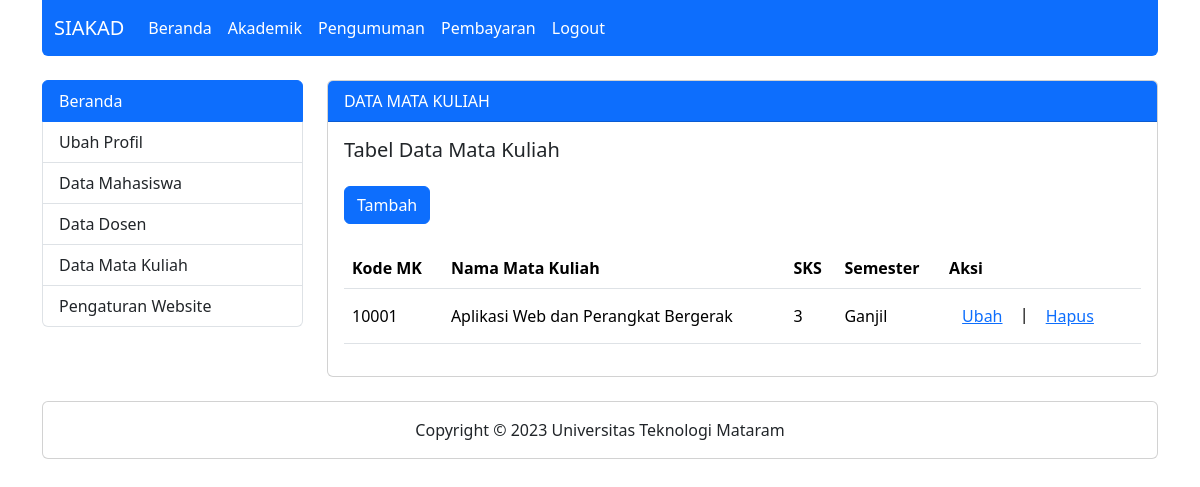
The page /beranda.php?page=mkdata (signed in) on the database as committed earlier.
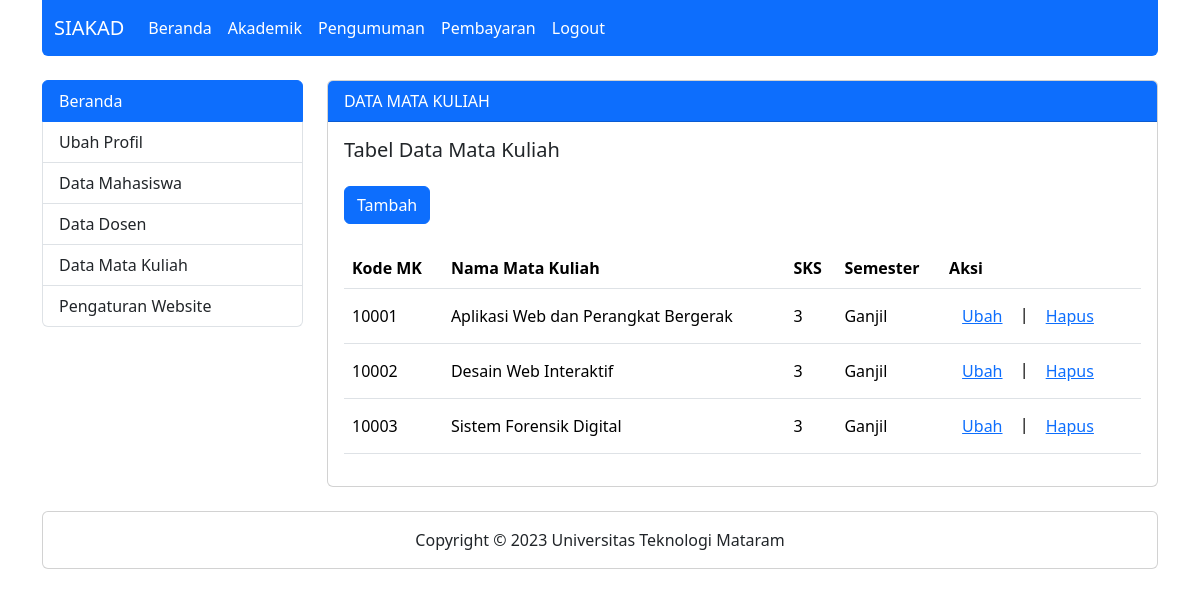
The same page on the database as committed later.
### tables this page shows
CREATE TABLE `tb_mk` (
  `kode_mk` char(5) NOT NULL,
  `nama_mk` varchar(255) DEFAULT NULL,
  `sks` int(1) DEFAULT NULL,
  `semester` varchar(10) DEFAULT NULL
);

### mkdata.php (the view)
<div class="card">
    <div class="card-header text-bg-primary fw-medium">
        DATA MATA KULIAH
    </div>
    <div class="card-body">
        <h5 class="card-title mb-4">Tabel Data Mata Kuliah</h5>
        <a href="?page=mktambah" class="btn btn-primary mb-4">Tambah</a>
        <div class="table-responsive">
            <table class="table table-hover">
                <thead>
                    <tr class="align-middle">
                        <th>Kode MK</th>
                        <th>Nama Mata Kuliah</th>
                        <th>SKS</th>
                        <th>Semester</th>
                        <th>Aksi</th>
                    </tr>
                </thead>
                <tbody>
                    <?php
                    include 'koneksi.php';
                    $mk = mysqli_query($koneksi, "SELECT * FROM tb_mk");
                    while ($hasil = mysqli_fetch_array($mk)) {
                    ?>
                        <tr class="align-middle">
                            <td><?php echo $hasil['kode_mk']; ?></td>
                            <td><?php echo $hasil['nama_mk']; ?></td>
                            <td><?php echo $hasil['sks']; ?></td>
                            <td><?php echo $hasil['semester']; ?></td>
                            <td>
                                <a href="?page=mkubah&&kode_mk=<?php echo $hasil['kode_mk']; ?>" class="btn btn-link">Ubah</a> |
                                <a href="?page=mkhapus&&kode_mk=<?php echo $hasil['kode_mk']; ?>" onclick="return confirm('Data akan dihapus?')" class="btn btn-link">Hapus</a>
                            </td>
                        </tr>
                    <?php }; ?>
                </tbody>
            </table>
        </div>
    </div>
</div>

### beranda.php (shortened to what this page needs)
<?php
if (isset($_SESSION['email']) and isset($_SESSION['level'])) {
?>
    <!DOCTYPE html>
    <html lang="en">
    <head>
        <link rel="stylesheet" href="assets/css/bootstrap.min.css">
    </head>
    <body>
        <div class="container">
            <nav class="navbar navbar-expand-lg navbar-dark bg-primary rounded-bottom-2 mb-4">
                <div class="container-fluid">
                    <a class="navbar-brand fw-medium" href="beranda.php">SIAKAD</a>
                    <div class="collapse navbar-collapse" id="navbarNav">
                        <ul class="navbar-nav me-auto">
                            <li class="nav-item">
                                <a class="nav-link active" href="beranda.php">Beranda</a>
                            </li>
                            <li class="nav-item">
                                <a class="nav-link active" href="#">Akademik</a>
                            </li>
                            <li class="nav-item">
                                <a class="nav-link active" href="#">Pengumuman</a>
                            </li>
                            <li class="nav-item">
                                <a class="nav-link active" href="#">Pembayaran</a>
                            </li>
                            <li class="nav-item">
                                <a class="nav-link active" href="logout.php">Logout</a>
                            </li>
                        </ul>
                    </div>
                </div>
            </nav>
            <div class="row">
                <div class="col-md-3 mb-4">
                    <div class="list-group">
                        <a href="beranda.php" class="list-group-item list-group-item-action active">Beranda</a>
                        <?php if ($_SESSION['level'] == "Mahasiswa") { ?>
                            <a href="?page=krsisi" class="list-group-item list-group-item-action">Isi KRS</a>
                            <a href="#" class="list-group-item list-group-item-action">Lihat KHS</a>
                        <?php } elseif ($_SESSION['level'] == "Dosen") { ?>
                            <a href="#" class="list-group-item list-group-item-action">Cek KRS</a>
                            <a href="#" class="list-group-item list-group-item-action">Input Nilai</a>
                        <?php } elseif ($_SESSION['level'] == "Admin") { ?>
                            <a href="?page=admprofil" class="list-group-item list-group-item-action">Ubah Profil</a>
                            <a href="?page=mhsdata" class="list-group-item list-group-item-action">Data Mahasiswa</a>
                            <a href="?page=dsndata" class="list-group-item list-group-item-action">Data Dosen</a>
                            <a href="?page=mkdata" class="list-group-item list-group-item-action">Data Mata Kuliah</a>
                            <a href="#" class="list-group-item list-group-item-action">Pengaturan Website</a>
                        <?php } ?>
                    </div>
                </div>
                <div class="col-md-9 mb-4">
                    <?php include 'konten.php';
                    ?>
                </div>
            </div>
            <div class="row">
                <div class="col">
                    <div class="card">
                        <div class="card-body text-center">
                            Copyright &copy; 2023 Universitas Teknologi Mataram
                        </div>
                    </div>
                </div>
            </div>
        </div>
    </body>
    </html>
<?php
} else {
    echo '<div style="font-family: Arial, Helvetica, sans-serif; font-size: large; text-align: center; color: red; margin-top: 5rem;">
            <h5>Tidak dapat mengakses halaman ini, silahkan login terlebih dahulu. <a href="login.php">LOGIN</a></h5>
        </div>';
}
?>

### konten.php
<?php
if (isset($_GET['page'])) {
	$page = $_GET['page'];
	if (file_exists("$page.php")) {
		include "$page.php";
	} else {
		echo '<div class="alert alert-warning" role="alert">
                <strong>Halaman tidak ditemukan!</strong>
            </div>';
	}
} else {
	include "home.php";
}

Rows that differ between the two databases and show on the page:
added tb_mk: kode_mk "10002", nama_mk "Desain Web Interaktif", sks "3", semester "Ganjil"
added tb_mk: kode_mk "10003", nama_mk "Sistem Forensik Digital", sks "3", semester "Ganjil"
